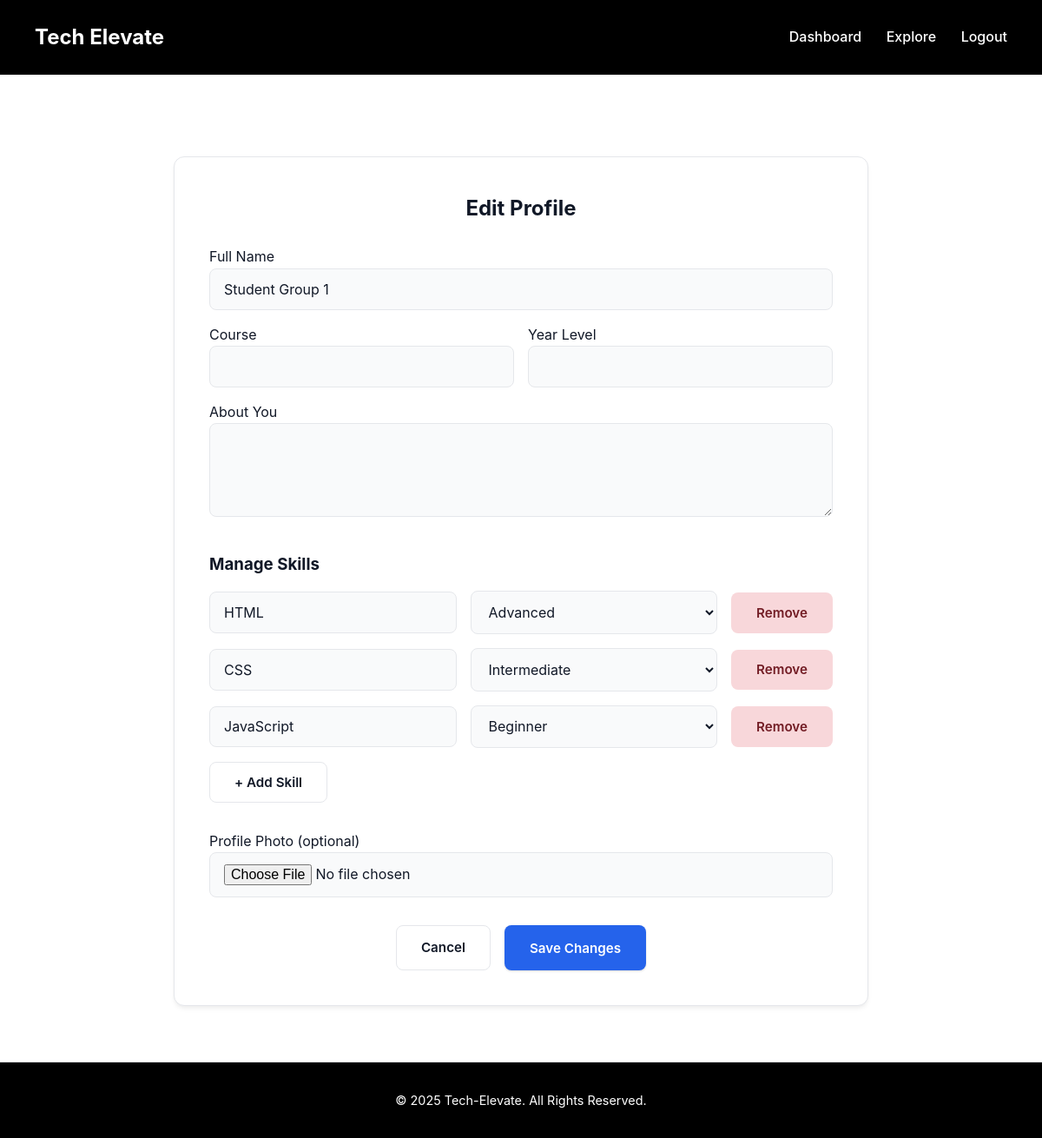
Screenshot of /edit_profile.php (signed in) with the database file from the repository.
### tables this page shows
CREATE TABLE users (
  id INT AUTO_INCREMENT PRIMARY KEY,
  name VARCHAR(150) NOT NULL,
  email VARCHAR(150) NOT NULL UNIQUE,
  password VARCHAR(255) NOT NULL,
  role ENUM('admin','student') DEFAULT 'student',
  photo VARCHAR(255) DEFAULT NULL,
  course VARCHAR(150) DEFAULT NULL,
  year_level VARCHAR(100) DEFAULT NULL,
  about TEXT DEFAULT NULL,
  status ENUM('active','inactive') DEFAULT 'active',
  reset_token VARCHAR(255) DEFAULT NULL,
  reset_expires DATETIME DEFAULT NULL,
  created_at TIMESTAMP DEFAULT CURRENT_TIMESTAMP,
  updated_at TIMESTAMP DEFAULT CURRENT_TIMESTAMP ON UPDATE CURRENT_TIMESTAMP
);

CREATE TABLE skills (
  id INT AUTO_INCREMENT PRIMARY KEY,
  user_id INT NOT NULL,
  skill_name VARCHAR(100) NOT NULL,
  skill_level ENUM('Beginner','Intermediate','Advanced') DEFAULT 'Beginner',
  created_at TIMESTAMP DEFAULT CURRENT_TIMESTAMP,
  FOREIGN KEY (user_id) REFERENCES users(id) ON DELETE CASCADE
);

### edit_profile.php (the view, shortened to what this page needs)
<?php
require 'db_connect.php';
$uid = (int)$_SESSION['user_id'];
$user = $conn->query("SELECT * FROM users WHERE id=$uid")->fetch_assoc();
$skills_res = $conn->query("SELECT * FROM skills WHERE user_id=$uid");
include 'includes/header.php';
?>
<div class="container">
    <div class="form-card" style="max-width: 800px; margin: auto;">
        <h2 style="margin-bottom: 1.5rem;">Edit Profile</h2>
        <form method="post" enctype="multipart/form-data">
            <div style="margin-bottom: 1rem;">
                <label for="name">Full Name</label>
                <input id="name" name="name" value="<?php echo htmlspecialchars($user['name']); ?>" required>
            </div>
            <div style="display: grid; grid-template-columns: 1fr 1fr; gap: 1rem; margin-bottom: 1rem;">
                <div>
                    <label for="course">Course</label>
                    <input id="course" name="course" value="<?php echo htmlspecialchars($user['course']); ?>">
                </div>
                <div>
                    <label for="year_level">Year Level</label>
                    <input id="year_level" name="year_level" value="<?php echo htmlspecialchars($user['year_level']); ?>">
                </div>
            </div>
            <div style="margin-bottom: 1.5rem;">
                <label for="about">About You</label>
                <textarea id="about" name="about" rows="4"><?php echo htmlspecialchars($user['about']); ?></textarea>
            </div>
            <h3 style="margin-top: 2rem; margin-bottom: 1rem;">Manage Skills</h3>
            <div id="skills-container" style="display: flex; flex-direction: column; gap: 1rem;">
                <?php if ($skills_res->num_rows > 0) : ?>
                    <?php while ($s = $skills_res->fetch_assoc()) : ?>
                        <div class="skill-item" style="display: flex; gap: 1rem; align-items: center;">
                            <input name="skill_name[]" placeholder="Skill Name" value="<?php echo htmlspecialchars($s['skill_name']); ?>" style="flex-grow: 1; margin: 0;">
                            <select name="skill_level[]" style="margin: 0;">
                                <option <?php if ($s['skill_level'] == 'Beginner') echo 'selected'; ?>>Beginner</option>
                                <option <?php if ($s['skill_level'] == 'Intermediate') echo 'selected'; ?>>Intermediate</option>
                                <option <?php if ($s['skill_level'] == 'Advanced') echo 'selected'; ?>>Advanced</option>
                            </select>
                            <button type="button" class="btn-small remove-skill" style="background: #f8d7da; color: #721c24;">Remove</button>
                        </div>
                    <?php endwhile; ?>
                <?php endif; ?>
            </div>
            <button type="button" id="add-skill" class="btn-outline" style="margin-top: 1rem;">+ Add Skill</button>
            <div style="margin-top: 2rem; margin-bottom: 1.5rem;">
                <label for="photo">Profile Photo (optional)</label>
                <input type="file" id="photo" name="photo" accept="image/*">
            </div>
            <div class="form-actions">
                <a class="btn-outline" href="dashboard.php">Cancel</a>
                <button type="submit" class="btn">Save Changes</button>
            </div>
        </form>
    </div>
</div>
<?php include 'includes/footer.php'; ?>

### assets/css/style.css (style rules this page uses)
:root { --bg-color: #ffffff; --primary-color: #2563EB; --secondary-color: #4B5563; --text-color: #111827; --card-bg: #ffffff; --border-color: #E5E7EB; --shadow: 0 4px 6px -1px rgba(0, 0, 0, 0.05), 0 2px 4px -1px rgba(0, 0, 0, 0.04); --shadow-lg: 0 10px 15px -3px rgba(0, 0, 0, 0.07), 0 4px 6px -2px rgba(0, 0, 0, 0.05); --font-family: 'Inter', -apple-system, BlinkMacSystemFont, 'Segoe UI', Roboto, sans-serif; }
* { margin: 0; padding: 0; box-sizing: border-box; font-family: var(--font-family); }
body { background-color: var(--bg-color); color: var(--text-color); line-height: 1.6; min-height: 100vh; display: flex; flex-direction: column; }
.container, .page-body { width: 90%; max-width: 1200px; margin: 0 auto; padding-top: 90px; padding-bottom: 2rem; }
.card, .center-card, .form-card { background-color: var(--card-bg); box-shadow: var(--shadow); border-radius: 0.75rem; padding: 2.5rem; border: 1px solid var(--border-color); }
.btn, .btn-outline, .btn-small { border: 1px solid transparent; cursor: pointer; border-radius: 0.5rem; text-decoration: none; display: inline-block; font-size: 0.95rem; font-weight: 600; padding: 0.8rem 1.75rem; transition: all 0.2s ease; }
.btn { background-color: var(--primary-color); color: #fff; box-shadow: 0 1px 3px 0 rgba(0,0,0,0.1), 0 1px 2px 0 rgba(0,0,0,0.06); }
.btn-outline { background-color: transparent; border-color: var(--border-color); color: var(--text-color); }
.form-card h1, .form-card h2 { text-align: center; margin-bottom: 2rem; font-weight: 700; }
input, textarea, select { width: 100%; padding: 0.8rem 1rem; border-radius: 0.5rem; border: 1px solid var(--border-color); background-color: #F9FAFB; color: var(--text-color); font-size: 1rem; transition: border-color 0.2s ease, box-shadow 0.2s ease; }
.form-actions { display: flex; gap: 1rem; margin-top: 2rem; justify-content: center; }

### rows the page displays
users: name "Student Group 1"
skills: skill_name "HTML", skill_level "Advanced"
skills: skill_name "CSS", skill_level "Intermediate"
skills: skill_name "JavaScript", skill_level "Beginner"
